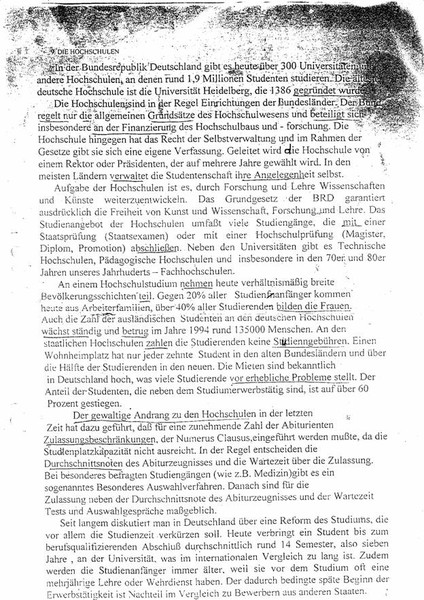
#> input picture doc.jpg, 424 x 600 px, given in place of doc.jpeg, which was not available
$ python laba44.py
#> lines starting #> are read from the running program, lines starting #| are printed output that depends on the picture; after the words box and inside, x2 and y2 are one past the last pixel; in counts of white or black regions, pixels touching at a corner belong together; pictures that were not available may be replaced by others from this repository, and a replacement may not be noted
import cv2
import numpy
img = cv2.imread('/home/artem/Документы/laba4/doc.jpeg', cv2.IMREAD_GRAYSCALE)
#> img is the input picture: shape (600, 424); min 0, max 255, mean 222.7
cv2.imshow('before', img)
new_threshold, new_img = cv2.threshold(img, 127, 255, cv2.THRESH_BINARY)
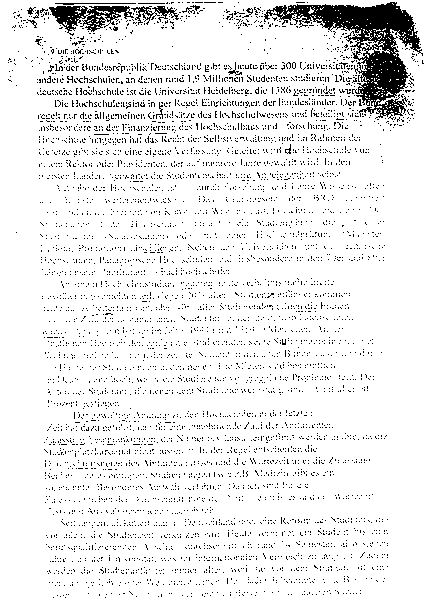
#> new_img: shape (600, 424); 92.3% white; 6227 black regions (6211 under 20 px), largest, box (x1, y1, x2, y2) and area: (264, 2, 423, 120) 5848, (49, 6, 134, 36) 1142, (131, 6, 179, 25) 325
cv2.imshow('binary', new_img)


img = cv2.imread('/home/artem/Документы/laba4/doc.jpeg', cv2.IMREAD_GRAYSCALE)
cv2.imshow('before', img)
new_threshold, new_img = cv2.threshold(img, 127, 255, cv2.THRESH_BINARY_INV)
cv2.imshow('binaryinv', new_img)


img = cv2.imread('/home/artem/Документы/laba4/doc.jpeg', cv2.IMREAD_GRAYSCALE)
cv2.imshow('before', img)
new_threshold, new_img = cv2.threshold(img, 127, 255, cv2.THRESH_TRUNC)
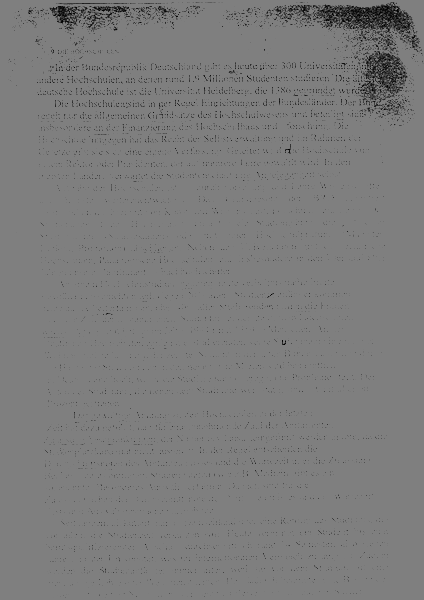
#> new_img: shape (600, 424); min 0, max 127, mean 124.1
cv2.imshow('trunc', new_img)


img = cv2.imread('/home/artem/Документы/laba4/doc.jpeg', cv2.IMREAD_GRAYSCALE)
cv2.imshow('before', img)
new_threshold, new_img = cv2.threshold(img, 127, 255, cv2.THRESH_TOZERO)
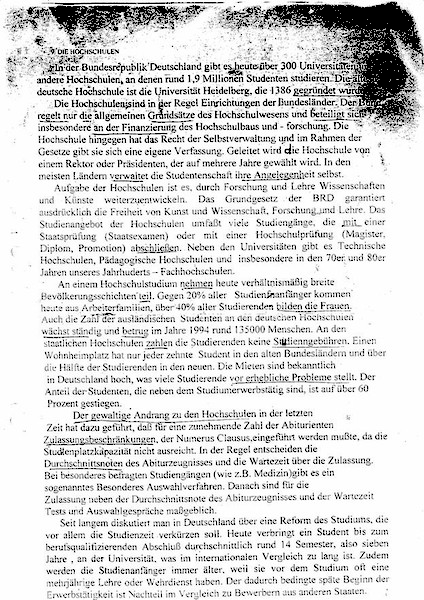
#> new_img: shape (600, 424); min 0, max 255, mean 215.8
cv2.imshow('tozero', new_img)

img = cv2.imread('/home/artem/Документы/laba4/doc.jpeg', cv2.IMREAD_GRAYSCALE)
cv2.imshow('before', img)
new_threshold, new_img = cv2.threshold(img, 127, 255, cv2.THRESH_OTSU)
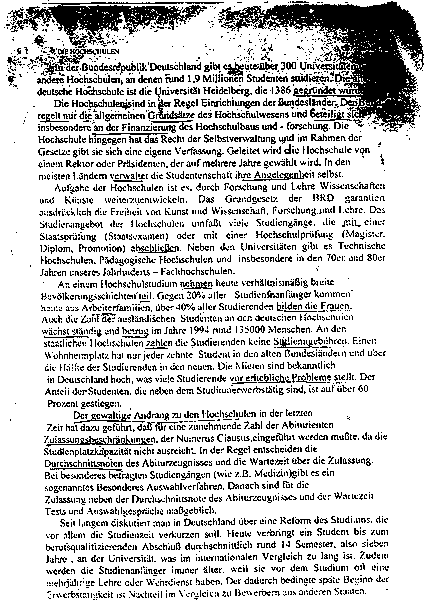
#> new_img: shape (600, 424); 79.6% white; black in thin lines or dots
#> new_threshold = 189
cv2.imshow('otsu', new_img)

img = cv2.imread('/home/artem/Документы/laba4/doc.jpeg', cv2.IMREAD_GRAYSCALE)
cv2.imshow('before', img)
new_threshold, new_img = cv2.threshold(img, 127, 255, cv2.THRESH_TRIANGLE)
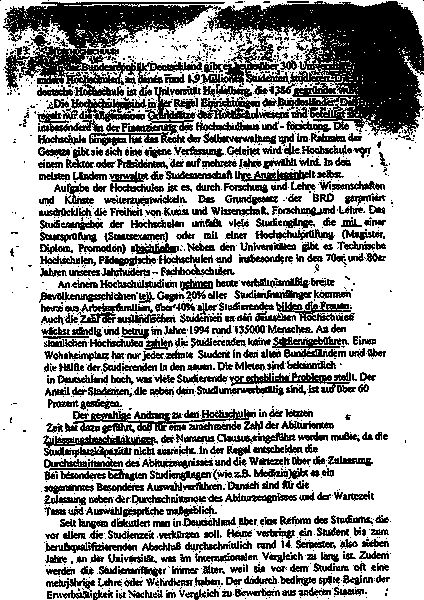
#> new_img: shape (600, 424); 64.5% white; 1538 black regions (1069 under 20 px), largest, box (x1, y1, x2, y2) and area: (3, 1, 424, 141) 25738, (73, 409, 256, 432) 1298, (43, 435, 158, 458) 1226
#> new_threshold = 240
cv2.imshow('Triangle', new_img)

new_img2 = cv2.adaptiveThreshold(img, 255, cv2.ADAPTIVE_THRESH_MEAN_C, cv2.THRESH_BINARY, 11,9)
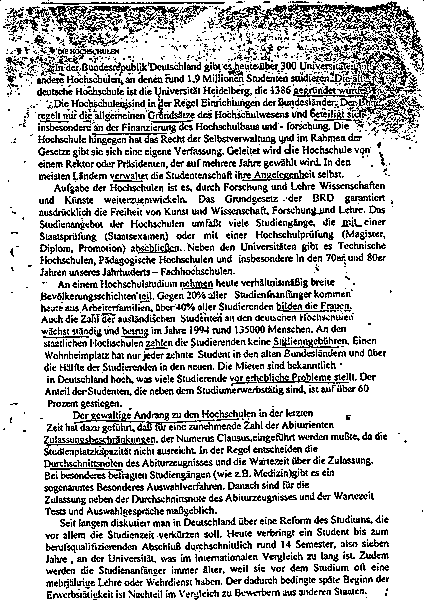
#> new_img2: shape (600, 424); 77% white; black in thin lines or dots
cv2.imshow('adaptb',new_img2)

new_img3 = cv2.adaptiveThreshold(img, 255, cv2.ADAPTIVE_THRESH_GAUSSIAN_C, cv2.THRESH_BINARY, 11, 9)
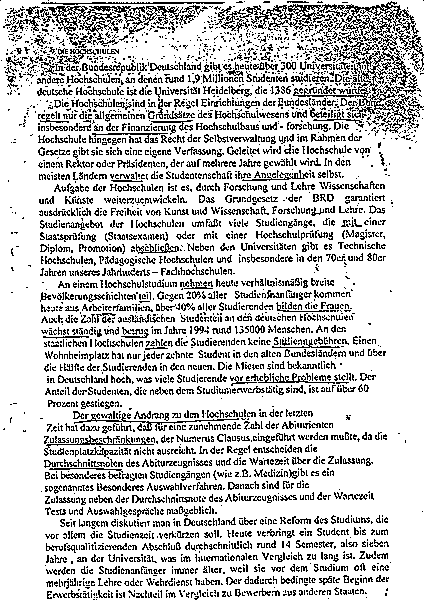
#> new_img3: shape (600, 424); 79% white; black in thin lines or dots
cv2.imshow('adptg',new_img3)

cv2.waitKey(0)
